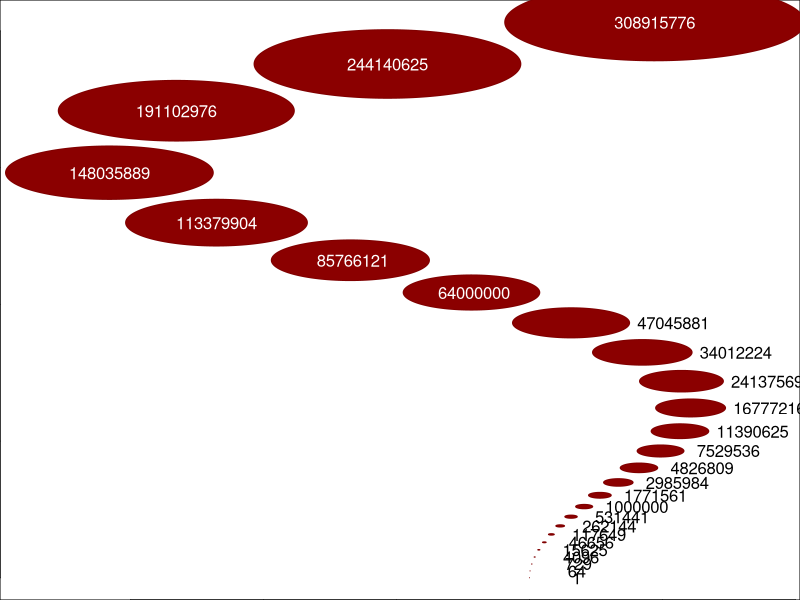
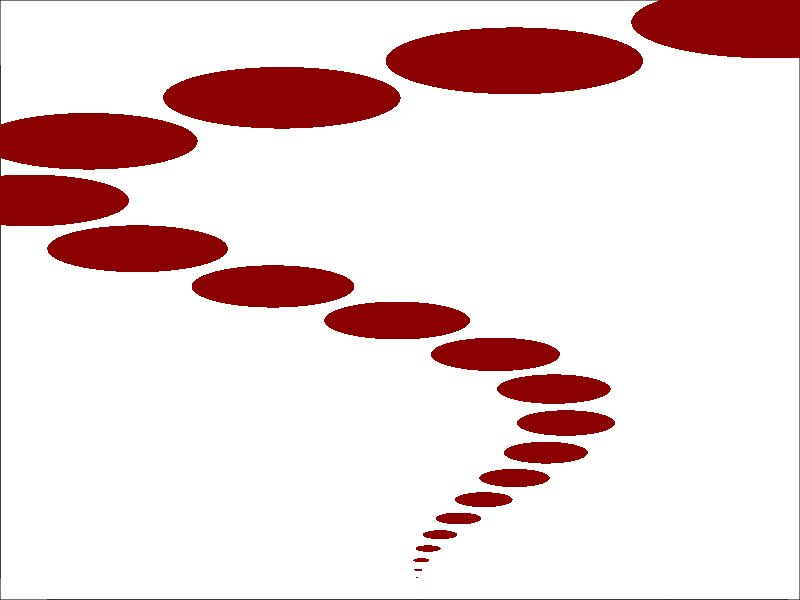
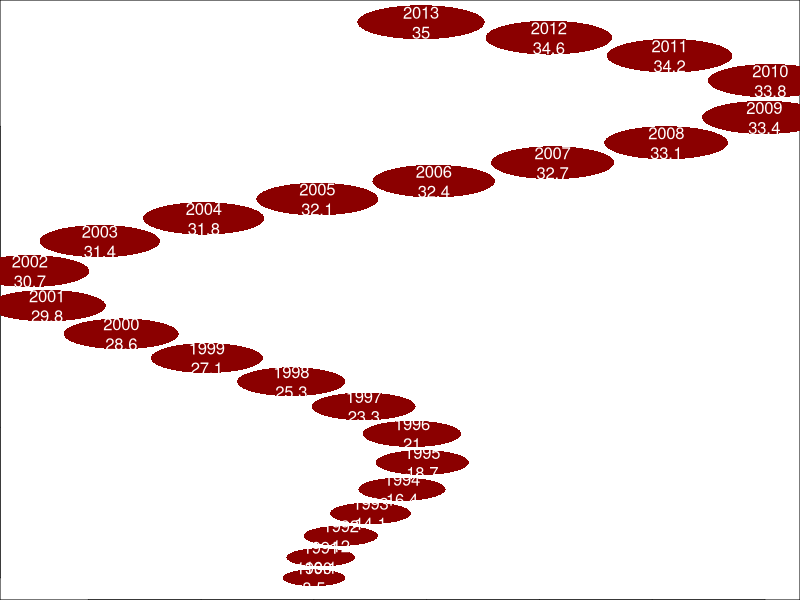

The R source for these figures, in order:

# setwd('C:/Dropbox/Econometrics by Simulation/2014-11-November/')

circ.graph <- function(
  z,             # Input variable to be graphed
  zrescale=TRUE, # Automatically rescale z so that largest=1
  zmin   = 0,    # Any z less than z min will have text outside circles
  xmarg  = 0,    # Add margin to either side of graph
  ymarg  = 0,    # Add margin to top and bottom of graph
  ymax   = 0,    # This parameter if set to zero will cause graph
                 # not to fan out. Otherwise this sets the rate of
                 # fanning with more rapid fanning at values closer to zero
  tmarg  = .01,  # How much of a margin between text plotted and that located
                 # outside of the plot
  xwidth = 4,    # How wide will the plot be in which the x parameter can vary
  fcol   = 'darkred', # fill color
  border = NA,   # Border as in border used in polygon
  tcol   = 'white', # Text color inside
  tcol2  = 'black', # Text color outside
  labels  = NULL, # Circle labels
  g      = .5,   # Rate at which verticle gain is translated into horizontal movement
  gapR   = 1.1,  # Scaling factor when calculating gap size =1 with gapF=0 causes
                 # sequential circles to touch
  gapF   = .1,   # A fixed gap size to ensure a basic level of separation is 
                 # maintained between circlee
  tracer = FALSE,# A trace between circles
  circle.smooth = 200) # A smoothing parameter when constructing circles from polygons

  {
  if (zrescale) z <- z/max(z)
  # Use n to reference the length of the input vector
  n <- length(z)
  
  # Margin is what percent of the average diplacement should be
  # set between each circle.
  
  # Define a circle function
  circle <- function(x=0,y=0,rad=1, n=100, ...) {
    xyr <- cbind(x,y,rad)
    for (i in 1:nrow(xyr)) {
      z <- seq(0, 2*pi, length.out=n)
      polygon(xyr[i,1]+cos(z)*xyr[i,3], xyr[i,2]+sin(z)*xyr[i,3], ...)
    }
  }
  
  # Calculate the radius of each point
  r <- (z/pi)^.5
  
  # Calculate the displacement of each point
  d <- (r[-1]+r[-n])*gapR + gapF
  
  # Define a function that will incrementally add to the position
  # of each circle until the distance between each progressive circle is
  # at least d.
  f <- function(p, x0, y0, d) {
    x <- x0
    y <- y0
    repeat {
      p  <- p+min(d)/10^5
      y  <- y+abs(sin(p))
      if (ymax!=0) x  <- sin(y*g)*xwidth*y/ymax
      if (ymax==0) x  <- sin(y*g)*xwidth
      if ((x-x0)^2 + (y-y0)^2 > d^2) return(c(p,x,y))
    }
  }
  
  x <- 0
  y <- 0
  p <- 0
  
  for (i in 2:(length(z))) {
    fset <- f(p, x[i-1],y[i-1], d[i-1])
    p    <- fset[1] 
    x[i] <- fset[2]
    y[i] <- fset[3]
  }
  
  # Remove the plot margins
  par(mar=c(0,0,0,0))
  
  # Plot empty values to prepare the plot for 
  plot(c(min(x)-xmarg, max(x)+xmarg),c(min(y)-ymarg, max(y)+ymarg), type='n')
  
  # Draw the trace if defined
  if (tracer) lines(x,y, type='l')
  
  # Draw the circles
  circle(x,y,r, col=fcol, border=border, n=circle.smooth)
  
  # If labels are defined, apply them
  if (length(labels)==length(x)) {
    text(x[z>=zmin],y[z>=zmin],labels[z>=zmin], col=tcol)
    
    if (length(labels[z<zmin])>0) 
      text(x[z<zmin]+r[z<zmin]+tmarg,y[z<zmin] ,labels[z<zmin], col=tcol2, adj=0)
  }

} # End circ.graph

# Looking at AIDS data from WHO:
aids <- read.csv("2014-11-01-HIV.csv", stringsAsFactors=FALSE)
# find on github ()
aids[,4:ncol(aids)] <- sapply(aids[,4:ncol(aids)], as.numeric)

png(filename = "2014-11-circle%03d.png", width=800, height=2400)

circ.graph((1:26)^6, labels=format((1:26)^6, scientific=FALSE), 
           ymax=15, g=.8, gapF=.1, gapR=1, zmin=.2,
           xmarg=.3, border=rgb(.5,0,0))

circ.graph((1:20)^3, ymax=15, g=.8, gapF=.1, gapR=1)

globalaids <- subset(aids, Place=="Global")
circ.graph(globalaids$HIV_adults, 
           label = paste0(globalaids$Year,"\n", globalaids$HIV_adults/10^6),
           ymax=15, g=.5, gapF=.1, gapR=1)


dev.off()
